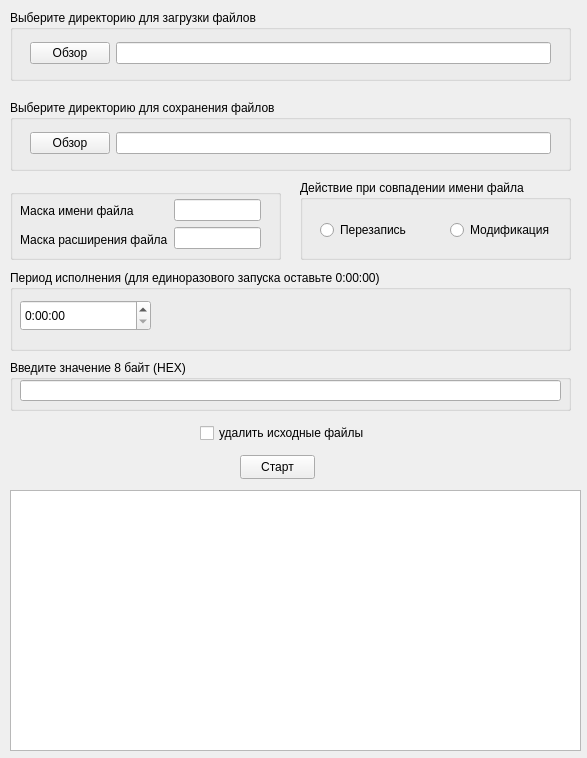
<?xml version="1.0" encoding="UTF-8"?>
<ui version="4.0">
 <class>MainWindow</class>
 <widget class="QMainWindow" name="MainWindow">
  <property name="geometry">
   <rect>
    <x>0</x>
    <y>0</y>
    <width>587</width>
    <height>758</height>
   </rect>
  </property>
  <property name="windowTitle">
   <string>MainWindow</string>
  </property>
  <widget class="QWidget" name="centralwidget">
   <property name="enabled">
    <bool>true</bool>
   </property>
   <widget class="QGroupBox" name="groupBox">
    <property name="geometry">
     <rect>
      <x>10</x>
      <y>10</y>
      <width>561</width>
      <height>71</height>
     </rect>
    </property>
    <property name="title">
     <string>Выберите директорию для загрузки файлов</string>
    </property>
    <widget class="QWidget" name="layoutWidget">
     <property name="geometry">
      <rect>
       <x>20</x>
       <y>30</y>
       <width>521</width>
       <height>26</height>
      </rect>
     </property>
     <layout class="QHBoxLayout" name="horizontalLayout">
      <item>
       <widget class="QPushButton" name="selectSourceDirPushButton">
        <property name="text">
         <string>Обзор</string>
        </property>
       </widget>
      </item>
      <item>
       <widget class="QLineEdit" name="sourceDirLineEdit"/>
      </item>
     </layout>
    </widget>
   </widget>
   <widget class="QGroupBox" name="groupBox_2">
    <property name="geometry">
     <rect>
      <x>10</x>
      <y>100</y>
      <width>561</width>
      <height>71</height>
     </rect>
    </property>
    <property name="title">
     <string>Выберите директорию для сохранения файлов</string>
    </property>
    <widget class="QWidget" name="layoutWidget_2">
     <property name="geometry">
      <rect>
       <x>20</x>
       <y>30</y>
       <width>521</width>
       <height>26</height>
      </rect>
     </property>
     <layout class="QHBoxLayout" name="horizontalLayout_3">
      <item>
       <widget class="QPushButton" name="selectSaveDirPushButton">
        <property name="text">
         <string>Обзор</string>
        </property>
       </widget>
      </item>
      <item>
       <widget class="QLineEdit" name="saveDirLineEdit"/>
      </item>
     </layout>
    </widget>
   </widget>
   <widget class="QCheckBox" name="needRemoveSourceFilesCheckBox">
    <property name="geometry">
     <rect>
      <x>200</x>
      <y>423</y>
      <width>171</width>
      <height>20</height>
     </rect>
    </property>
    <property name="text">
     <string>удалить исходные файлы</string>
    </property>
   </widget>
   <widget class="QGroupBox" name="groupBox_3">
    <property name="geometry">
     <rect>
      <x>300</x>
      <y>180</y>
      <width>271</width>
      <height>80</height>
     </rect>
    </property>
    <property name="title">
     <string>Действие при совпадении имени файла</string>
    </property>
    <widget class="QRadioButton" name="overwriteRadioButton">
     <property name="geometry">
      <rect>
       <x>20</x>
       <y>40</y>
       <width>89</width>
       <height>20</height>
      </rect>
     </property>
     <property name="text">
      <string>Перезапись</string>
     </property>
    </widget>
    <widget class="QRadioButton" name="modifyRadioButton">
     <property name="geometry">
      <rect>
       <x>150</x>
       <y>40</y>
       <width>111</width>
       <height>20</height>
      </rect>
     </property>
     <property name="text">
      <string>Модификация</string>
     </property>
    </widget>
   </widget>
   <widget class="QGroupBox" name="groupBox_4">
    <property name="geometry">
     <rect>
      <x>10</x>
      <y>189</y>
      <width>271</width>
      <height>71</height>
     </rect>
    </property>
    <property name="title">
     <string/>
    </property>
    <widget class="QWidget" name="layoutWidget">
     <property name="geometry">
      <rect>
       <x>10</x>
       <y>10</y>
       <width>241</width>
       <height>52</height>
      </rect>
     </property>
     <layout class="QHBoxLayout" name="horizontalLayout_2">
      <item>
       <layout class="QVBoxLayout" name="verticalLayout_2">
        <item>
         <widget class="QLabel" name="label">
          <property name="text">
           <string>Маска имени файла</string>
          </property>
         </widget>
        </item>
        <item>
         <widget class="QLabel" name="label_2">
          <property name="text">
           <string>Маска расширения файла</string>
          </property>
         </widget>
        </item>
       </layout>
      </item>
      <item>
       <layout class="QVBoxLayout" name="verticalLayout">
        <item>
         <widget class="QLineEdit" name="fileNameMaskLineEdit"/>
        </item>
        <item>
         <widget class="QLineEdit" name="fileExtensionMaskLineEdit"/>
        </item>
       </layout>
      </item>
     </layout>
    </widget>
   </widget>
   <widget class="QGroupBox" name="groupBox_5">
    <property name="geometry">
     <rect>
      <x>10</x>
      <y>270</y>
      <width>561</width>
      <height>81</height>
     </rect>
    </property>
    <property name="title">
     <string>Период исполнения (для единоразового запуска оставьте 0:00:00)</string>
    </property>
    <widget class="QTimeEdit" name="executionPeriodTimeEdit">
     <property name="enabled">
      <bool>true</bool>
     </property>
     <property name="geometry">
      <rect>
       <x>10</x>
       <y>30</y>
       <width>131</width>
       <height>31</height>
      </rect>
     </property>
     <property name="wrapping">
      <bool>false</bool>
     </property>
     <property name="frame">
      <bool>true</bool>
     </property>
     <property name="displayFormat">
      <string>H:mm:ss</string>
     </property>
     <property name="calendarPopup">
      <bool>false</bool>
     </property>
     <property name="time">
      <time>
       <hour>0</hour>
       <minute>0</minute>
       <second>0</second>
      </time>
     </property>
    </widget>
   </widget>
   <widget class="QGroupBox" name="groupBox_6">
    <property name="geometry">
     <rect>
      <x>10</x>
      <y>360</y>
      <width>561</width>
      <height>51</height>
     </rect>
    </property>
    <property name="title">
     <string>Введите значение 8 байт (HEX)</string>
    </property>
    <widget class="QLineEdit" name="binaryOperandLineEdit">
     <property name="geometry">
      <rect>
       <x>10</x>
       <y>20</y>
       <width>541</width>
       <height>21</height>
      </rect>
     </property>
    </widget>
   </widget>
   <widget class="QPushButton" name="startPushButton">
    <property name="geometry">
     <rect>
      <x>240</x>
      <y>455</y>
      <width>75</width>
      <height>24</height>
     </rect>
    </property>
    <property name="text">
     <string>Старт</string>
    </property>
   </widget>
   <widget class="QTextBrowser" name="logTextBrowser">
    <property name="geometry">
     <rect>
      <x>10</x>
      <y>490</y>
      <width>571</width>
      <height>261</height>
     </rect>
    </property>
   </widget>
  </widget>
 </widget>
 <resources/>
 <connections/>
</ui>
